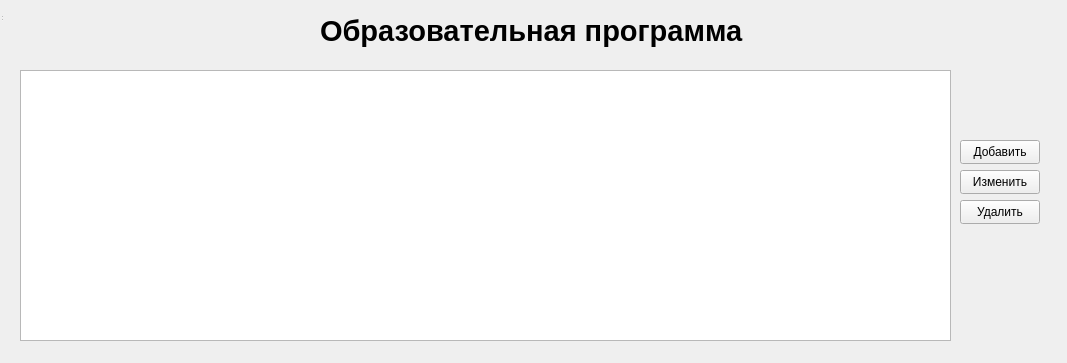
<?xml version="1.0" encoding="UTF-8"?>
<ui version="4.0">
 <class>educational_program</class>
 <widget class="QWidget" name="educational_program">
  <property name="geometry">
   <rect>
    <x>0</x>
    <y>0</y>
    <width>1067</width>
    <height>363</height>
   </rect>
  </property>
  <property name="windowTitle">
   <string>Form</string>
  </property>
  <widget class="QWidget" name="centralwidget" native="true">
   <property name="geometry">
    <rect>
     <x>0</x>
     <y>0</y>
     <width>1061</width>
     <height>351</height>
    </rect>
   </property>
   <widget class="QTableWidget" name="tableWidget">
    <property name="geometry">
     <rect>
      <x>20</x>
      <y>70</y>
      <width>931</width>
      <height>271</height>
     </rect>
    </property>
   </widget>
   <widget class="QLabel" name="label">
    <property name="geometry">
     <rect>
      <x>320</x>
      <y>10</y>
      <width>431</width>
      <height>41</height>
     </rect>
    </property>
    <property name="font">
     <font>
      <pointsize>22</pointsize>
      <bold>true</bold>
     </font>
    </property>
    <property name="text">
     <string>Образовательная программа</string>
    </property>
   </widget>
  </widget>
  <widget class="QStatusBar" name="statusbar">
   <property name="geometry">
    <rect>
     <x>0</x>
     <y>0</y>
     <width>3</width>
     <height>22</height>
    </rect>
   </property>
  </widget>
  <widget class="QPushButton" name="pushButton_2">
   <property name="geometry">
    <rect>
     <x>960</x>
     <y>200</y>
     <width>80</width>
     <height>24</height>
    </rect>
   </property>
   <property name="text">
    <string>Удалить</string>
   </property>
  </widget>
  <widget class="QPushButton" name="pushButton">
   <property name="geometry">
    <rect>
     <x>960</x>
     <y>140</y>
     <width>80</width>
     <height>24</height>
    </rect>
   </property>
   <property name="text">
    <string>Добавить</string>
   </property>
  </widget>
  <widget class="QPushButton" name="pushButton_3">
   <property name="geometry">
    <rect>
     <x>960</x>
     <y>170</y>
     <width>80</width>
     <height>24</height>
    </rect>
   </property>
   <property name="text">
    <string>Изменить</string>
   </property>
  </widget>
 </widget>
 <resources/>
 <connections/>
</ui>
